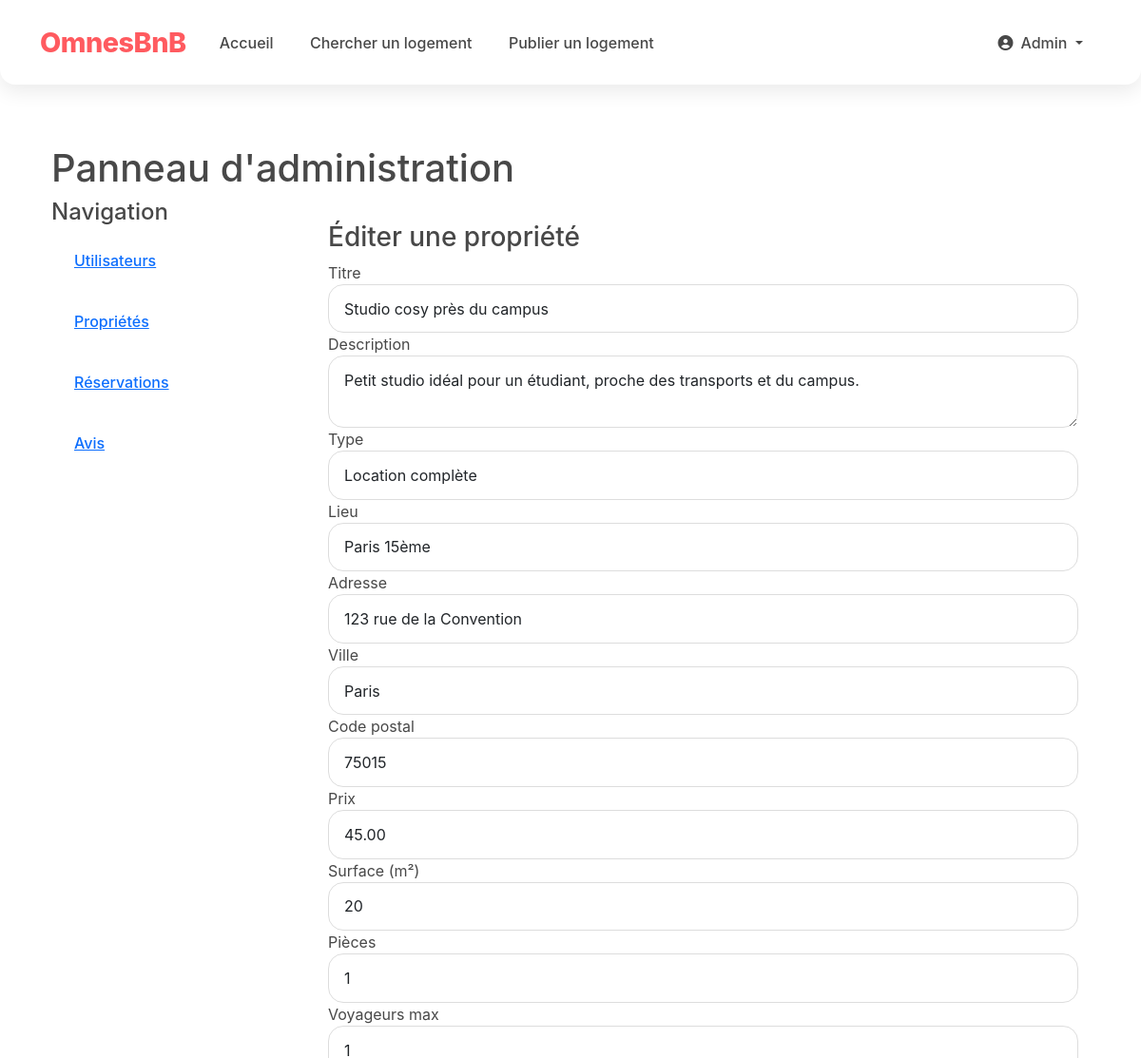
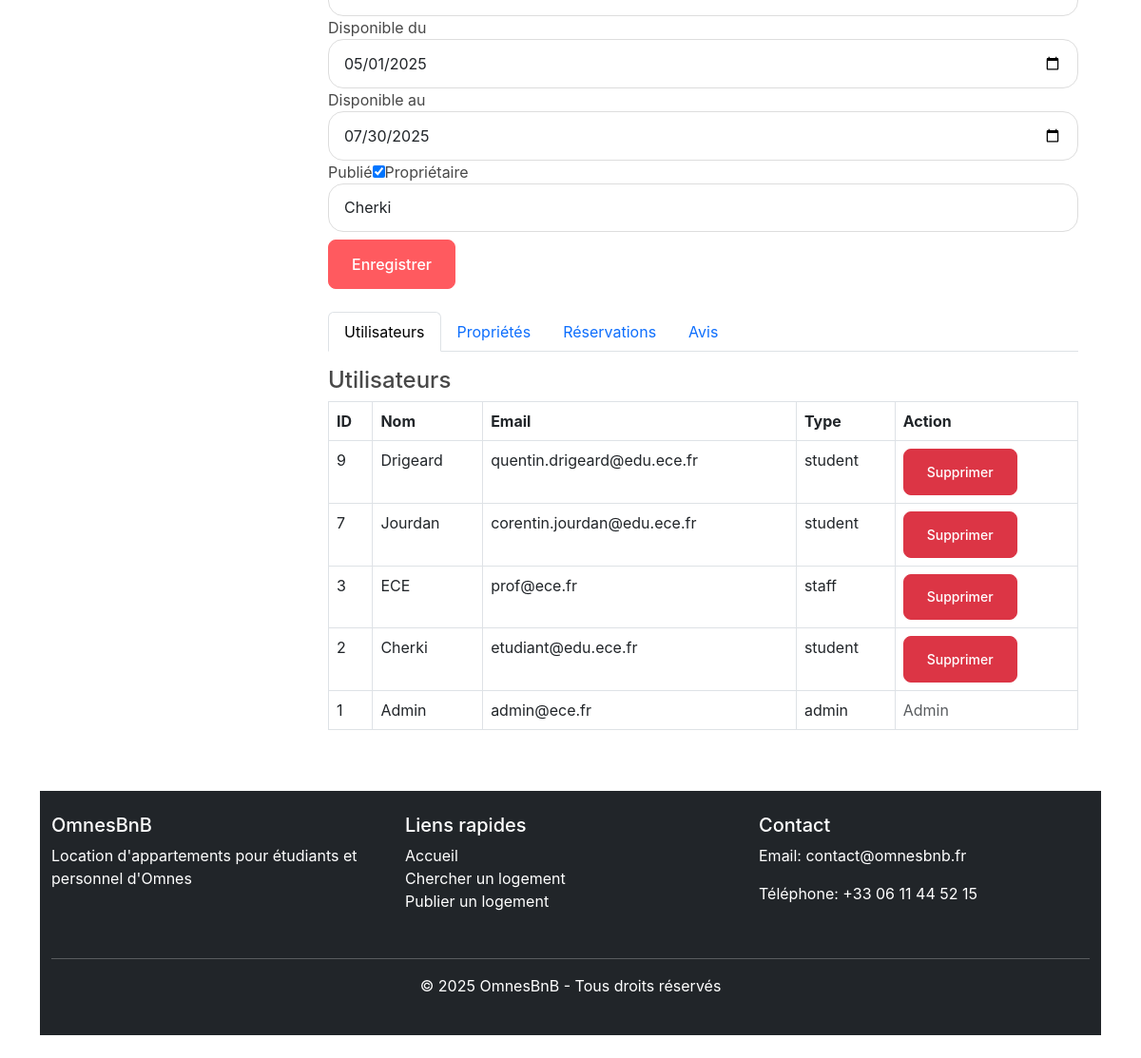
/pages/admin.php?type=property&id=1 (signed in), run on the app's committed database (2 pictures, top to bottom).
### tables this page shows
CREATE TABLE `properties` (
  `id` int NOT NULL,
  `owner_id` int NOT NULL,
  `title` varchar(100) NOT NULL,
  `description` text NOT NULL,
  `property_type` enum('Location complète','Colocation','Je libère mon logement') NOT NULL,
  `location` varchar(100) NOT NULL,
  `address` text NOT NULL,
  `city` varchar(50) NOT NULL,
  `postal_code` varchar(10) NOT NULL,
  `price` decimal(10,2) NOT NULL,
  `surface_area` int NOT NULL,
  `rooms` int NOT NULL,
  `max_guests` int NOT NULL,
  `amenities` text,
  `main_image` varchar(255) DEFAULT NULL,
  `available_from` date DEFAULT NULL,
  `available_to` date DEFAULT NULL,
  `is_published` tinyint(1) DEFAULT '1',
  `created_at` timestamp NULL DEFAULT CURRENT_TIMESTAMP,
  `updated_at` timestamp NULL DEFAULT CURRENT_TIMESTAMP ON UPDATE CURRENT_TIMESTAMP
);

CREATE TABLE `users` (
  `id` int NOT NULL,
  `email` varchar(100) NOT NULL,
  `password` varchar(255) NOT NULL,
  `first_name` varchar(50) NOT NULL,
  `last_name` varchar(50) NOT NULL,
  `phone_number` varchar(20) DEFAULT NULL,
  `profile_image` varchar(255) DEFAULT 'assets/default-profile.jpg',
  `user_type` enum('student','staff','admin') DEFAULT 'student',
  `is_verified` tinyint(1) DEFAULT '0',
  `created_at` timestamp NULL DEFAULT CURRENT_TIMESTAMP,
  `updated_at` timestamp NULL DEFAULT CURRENT_TIMESTAMP ON UPDATE CURRENT_TIMESTAMP
);

### pages/admin.php (the view, shortened to what this page needs)
<?php
require_once "../includes/db_connection.php";
$type = isset($_GET['type']) ? $_GET['type'] : '';
$id = isset($_GET['id']) ? intval($_GET['id']) : 0;
include_once "../includes/header.php";
?>
<div class="container mt-4">
    <h1>Panneau d'administration</h1>
    <div class="row">
        <div class="col-md-3">
            <h4>Navigation</h4>
            <ul class="list-group">
                <li class="list-group-item"><a href="admin.php?tab=users">Utilisateurs</a></li>
                <li class="list-group-item"><a href="admin.php?tab=properties">Propriétés</a></li>
                <li class="list-group-item"><a href="admin.php?tab=bookings">Réservations</a></li>
                <li class="list-group-item"><a href="admin.php?tab=reviews">Avis</a></li>
            </ul>
        </div>
        <div class="col-md-9">
            <?php
            if ($type && $id) {
                if ($type === 'booking') {
                    $booking_sql = "SELECT * FROM bookings WHERE id = ?";
                    $booking_stmt = mysqli_prepare($conn, $booking_sql);
                    mysqli_stmt_bind_param($booking_stmt, "i", $id);
                    mysqli_stmt_execute($booking_stmt);
                    $booking_result = mysqli_stmt_get_result($booking_stmt);
                    $booking = mysqli_fetch_assoc($booking_result);
                    $properties = mysqli_query($conn, "SELECT id, title FROM properties ORDER BY title");
                    $users = mysqli_query($conn, "SELECT id, last_name FROM users ORDER BY last_name");
                    echo '<div class="container mt-4"><h3>Éditer une réservation</h3><form method="post">';
                    echo '<label>Propriété</label><select name="property_id" class="form-control">';
                    while ($p = mysqli_fetch_assoc($properties)) {
                        $sel = $p['id'] == $booking['property_id'] ? 'selected' : '';
                        echo "<option value='{$p['id']}' $sel>{$p['title']}</option>";
                    }
                    echo '</select>';
                    echo '<label>Utilisateur</label><select name="user_id" class="form-control">';
                    while ($u = mysqli_fetch_assoc($users)) {
                        $sel = $u['id'] == $booking['user_id'] ? 'selected' : '';
                        echo "<option value='{$u['id']}' $sel>{$u['last_name']}</option>";
                    }
                    echo '</select>';
                    echo '<label>Date début</label><input type="date" name="start_date" class="form-control" value="' . $booking['start_date'] . '">';
                    echo '<label>Date fin</label><input type="date" name="end_date" class="form-control" value="' . $booking['end_date'] . '">';
                    echo '<label>Nombre de voyageurs</label><input type="number" name="guests" class="form-control" value="' . $booking['guests'] . '">';
                    echo '<label>Prix total</label><input type="number" step="0.01" name="total_price" class="form-control" value="' . $booking['total_price'] . '">';
                    echo '<label>Statut</label><input type="text" name="status" class="form-control" value="' . $booking['status'] . '">';
                    echo '<button type="submit" class="btn btn-primary mt-2">Enregistrer</button>';
                    echo '</form></div>';
                } elseif ($type === 'property') {
                    $property_sql = "SELECT * FROM properties WHERE id = ?";
                    $property_stmt = mysqli_prepare($conn, $property_sql);
                    mysqli_stmt_bind_param($property_stmt, "i", $id);
                    mysqli_stmt_execute($property_stmt);
                    $property_result = mysqli_stmt_get_result($property_stmt);
                    $property = mysqli_fetch_assoc($property_result);
                    $owners = mysqli_query($conn, "SELECT id, last_name FROM users ORDER BY last_name");
                    echo '<div class="container mt-4"><h3>Éditer une propriété</h3><form method="post">';
                    echo '<label>Titre</label><input type="text" name="title" class="form-control" value="' . $property['title'] . '">';
                    echo '<label>Description</label><textarea name="description" class="form-control">' . $property['description'] . '</textarea>';
                    echo '<label>Type</label><input type="text" name="property_type" class="form-control" value="' . $property['property_type'] . '">';
                    echo '<label>Lieu</label><input type="text" name="location" class="form-control" value="' . $property['location'] . '">';
                    echo '<label>Adresse</label><input type="text" name="address" class="form-control" value="' . $property['address'] . '">';
                    echo '<label>Ville</label><input type="text" name="city" class="form-control" value="' . $property['city'] . '">';
                    echo '<label>Code postal</label><input type="text" name="postal_code" class="form-control" value="' . $property['postal_code'] . '">';
                    echo '<label>Prix</label><input type="number" step="0.01" name="price" class="form-control" value="' . $property['price'] . '">';
                    echo '<label>Surface (m²)</label><input type="number" name="surface_area" class="form-control" value="' . $property['surface_area'] . '">';
                    echo '<label>Pièces</label><input type="number" name="rooms" class="form-control" value="' . $property['rooms'] . '">';
                    echo '<label>Voyageurs max</label><input type="number" name="max_guests" class="form-control" value="' . $property['max_guests'] . '">';
                    echo '<label>Disponible du</label><input type="date" name="available_from" class="form-control" value="' . $property['available_from'] . '">';
                    echo '<label>Disponible au</label><input type="date" name="available_to" class="form-control" value="' . $property['available_to'] . '">';
                    echo '<label>Publié</label><input type="checkbox" name="is_published" value="1"' . ($property['is_published'] ? ' checked' : '') . '>';
                    echo '<label>Propriétaire</label><select name="owner_id" class="form-control">';
                    while ($o = mysqli_fetch_assoc($owners)) {
                        $sel = $o['id'] == $property['owner_id'] ? 'selected' : '';
                        echo "<option value='{$o['id']}' $sel>{$o['last_name']}</option>";
                    }
                    echo '</select>';
                    echo '<button type="submit" class="btn btn-primary mt-2">Enregistrer</button>';
                    echo '</form></div>';
                }
            }
            $tab = isset($_GET['tab']) ? $_GET['tab'] : 'users';
            echo '<div class="container mt-4">';
            echo '<ul class="nav nav-tabs">';
            echo '<li class="nav-item"><a class="nav-link' . ($tab=='users'?' active':'') . '" href="?tab=users">Utilisateurs</a></li>';
            echo '<li class="nav-item"><a class="nav-link' . ($tab=='properties'?' active':'') . '" href="?tab=properties">Propriétés</a></li>';
            echo '<li class="nav-item"><a class="nav-link' . ($tab=='bookings'?' active':'') . '" href="?tab=bookings">Réservations</a></li>';
            echo '<li class="nav-item"><a class="nav-link' . ($tab=='reviews'?' active':'') . '" href="?tab=reviews">Avis</a></li>';
            echo '</ul>';
            if ($tab === 'users') {
                $users = mysqli_query($conn, "SELECT id, last_name, email, user_type FROM users ORDER BY id DESC");
                echo '<h4 class="mt-3">Utilisateurs</h4><table class="table table-bordered"><tr><th>ID</th><th>Nom</th><th>Email</th><th>Type</th><th>Action</th></tr>';
                while ($u = mysqli_fetch_assoc($users)) {
                    echo '<tr><td>'.$u['id'].'</td><td>'.$u['last_name'].'</td><td>'.$u['email'].'</td><td>'.$u['user_type'].'</td>';
                    echo '<td>';
                    if ($u['id'] != $user_id) {
                        echo '<a href="?delete='.$u['id'].'&delete_type=user" class="btn btn-danger btn-sm" onclick="return confirm(\'Supprimer cet utilisateur ?\')">Supprimer</a>';
                    } else {
                        echo '<span class="text-muted">Admin</span>';
                    }
                    echo '</td></tr>';
                }
                echo '</table>';
            }
            ?>
        </div>
    </div>
</div>
<?php
include_once "../includes/footer.php";
?>

### css/style.css (style rules this page uses)
:root { --primary-color: #FF5A5F; --secondary-color: #484848; --accent-color: #00A699; --success-color: #008A7B; --light-bg: #F7F7F7; --dark-bg: #222222; --border-radius: 16px; --box-shadow: 0 8px 20px rgba(0, 0, 0, 0.08); --transition: all 0.3s ease; }
body { font-family: 'Circular', 'Cereal', -apple-system, BlinkMacSystemFont, 'Segoe UI', Roboto, Oxygen, Ubuntu, Cantarell, sans-serif; background-color: #fff; color: var(--secondary-color); font-size: 16px; line-height: 1.5; -webkit-font-smoothing: antialiased; }
.btn { border-radius: 50px; padding: 0.75rem 1.5rem; font-weight: 500; transition: var(--transition); }
.btn-primary { background-color: var(--primary-color); border-color: var(--primary-color); }
.list-group-item { border: none; padding: 1rem 1.25rem; border-radius: 8px !important; margin-bottom: 0.5rem; transition: var(--transition); }
.form-control, .form-select { padding: 0.8rem 1rem; border: 1px solid #DDDDDD; border-radius: var(--border-radius); font-size: 1rem; transition: border-color 0.2s, box-shadow 0.2s; }
.list-group { border-radius: var(--border-radius); overflow: hidden; }
.list-group-item { border: none; padding: 1rem 1.5rem; font-weight: 500; }
.btn { padding: 0.8rem 1.5rem; border-radius: 8px; font-weight: 500; transition: all 0.3s ease; }
.btn-primary { background-color: var(--primary-color); border-color: var(--primary-color); color: white; }

### data on the page
properties: title "Studio cosy près du campus", description "Petit studio idéal pour un étudiant, proche des transports et du campus.", property_type "Location complète", location "Paris 15ème", address "123 rue de la Convention", city "Paris", postal_code "75015", price "45.00", surface_area "20", rooms "1", max_guests "1", available_from "05/01/2025", available_to "07/30/2025", is_published "☑"
users: id "9", last_name "Drigeard", email "quentin.drigeard@edu.ece.fr", user_type "student"
users: id "7", last_name "Jourdan", email "corentin.jourdan@edu.ece.fr", user_type "student"
users: id "3", last_name "ECE", email "prof@ece.fr", user_type "staff"
users: id "2", last_name "Cherki", email "etudiant@edu.ece.fr", user_type "student"
users: id "1", last_name "Admin", email "admin@ece.fr", user_type "admin"

### other printed values
$_SESSION['last_name'] "Admin"
form field owner_id "Cherki"
